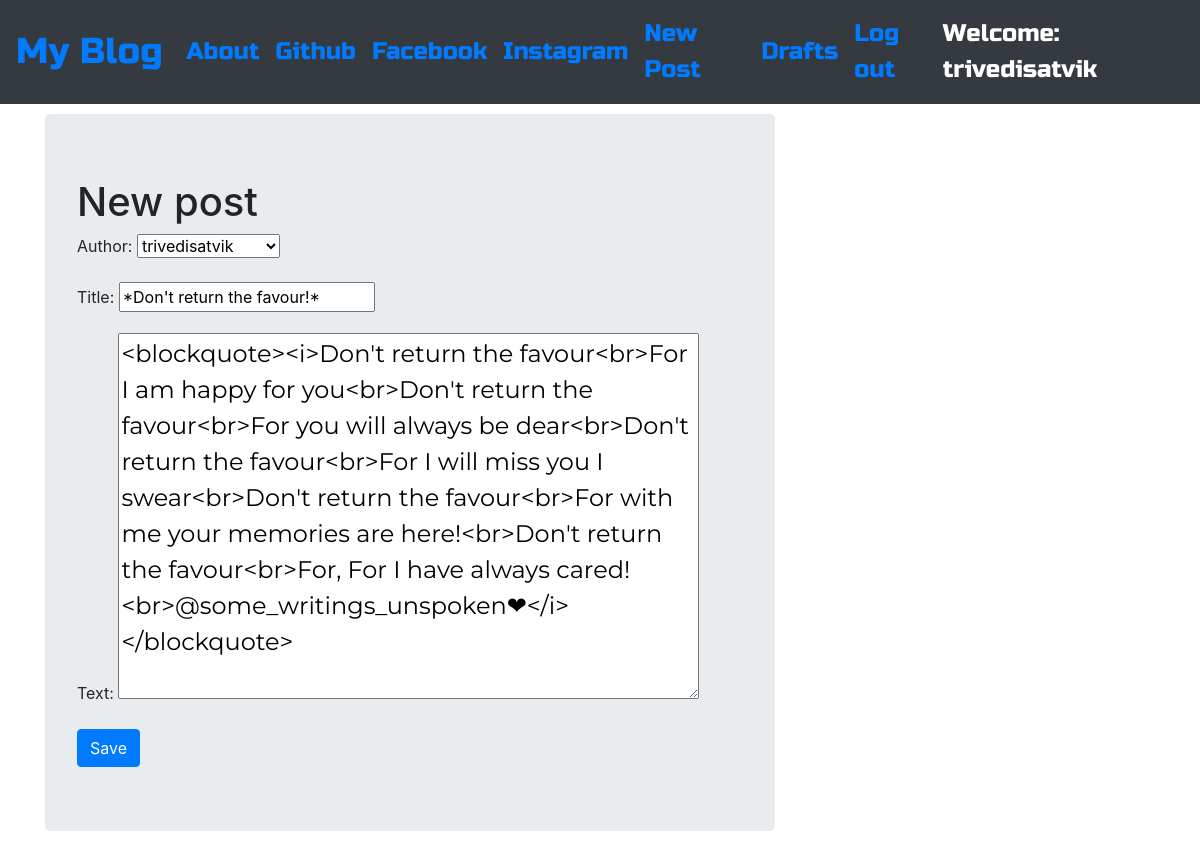
Screenshot of /post/8/edit/ (signed in) with the database file from the repository.
### blog/models.py (models this page shows, shortened)
class Post(models.Model):
    author = models.ForeignKey('auth.User',on_delete=models.CASCADE)
    title = models.CharField(max_length=200)
    text = models.TextField()
    created_date = models.DateTimeField(default=timezone.now)
    published_date = models.DateTimeField(blank=True, null=True)

### blog/views.py (the view)
# urls.py: path('post/<int:pk>/edit/', views.PostUpdateView.as_view(), name='post_edit'),
class PostUpdateView(LoginRequiredMixin,UpdateView):
    login_url = '/login/'
    redirect_field_name = 'blog/post_detail.html'
    form_class = PostForm
    model = Post

### blog/forms.py
class PostForm(forms.ModelForm):
    class Meta:
        model = Post
        fields = ('author','title', 'text')
        widgets = {
            'title': forms.TextInput(attrs={'class': 'textinputclass'}),
            'text': forms.Textarea(attrs={'class': 'editable medium-editor-textarea postcontent'}),
        }

### blog/templates/blog/post_form.html (shortened to what this page needs)
{% extends 'blog/base.html' %}
{% block content %}
    <h1>New post</h1>
    <form method="POST" class="post-form">
    {{form.as_p}}
    <button type="submit" class="save btn btn-primary">Save</button>
    </form>
{% endblock %}

### blog/templates/blog/base.html (shortened to what this page needs)
<!DOCTYPE html>
{% load static %}
<html>
  <head>
    <link rel="stylesheet" href="https://stackpath.bootstrapcdn.com/bootstrap/4.5.2/css/bootstrap.min.css">
    <link rel="stylesheet" href="https://cdnjs.cloudflare.com/ajax/libs/font-awesome/4.7.0/css/font-awesome.min.css">
    <link rel="stylesheet" href="//cdn.jsdelivr.net/medium-editor/latest/css/medium-editor.min.css" type="text/css" media="screen" charset="utf-8">
    <link rel="stylesheet" href="{% static 'css/blog.css' %}">
  </head>
  <body class='loader'>
    <nav class="navbar navbar-expand-lg bg-dark  techfont" style= "background-color: #e3f2fd;">
    <a class="navbar-brand bigbrand" href="{% url 'post_list' %}">My Blog</a>
      <div class="collapse navbar-collapse" id="bs-example-navbar-collapse-1">
        <div class="navbar-nav">
          <a class="nav-item nav-link" href="{% url 'about' %}">About</a>
          <a class="nav-item nav-link" href="https://www.github.com/trivedisatvik">Github</a>
          <a class="nav-item nav-link" href="https://www.fb.com/satvik.trivedi.7">Facebook</a>
          <a class="nav-item nav-link" href="https://www.instagram.com/trivedisatvik/">Instagram</a>
        </div>
        <div class="navbar-nav align-items-center ml-auto">
          {% if user.is_authenticated %}
            <a class="nav-item nav-link" href="{% url 'post_new' %}">New Post</a>
            <a class="nav-item nav-link" href="{% url 'post_draft_list' %}">Drafts</a>
            <a class="nav-item nav-link" href="{% url 'post_list' %}">Log out</a>
            <a class="namee">Welcome: {{ user.username }}</a>
          {% else %}
            <a class="nav-item nav-link" href="{% url 'login' %}">
              Log In</a>
          {% endif %}
        </div>
      </div>
    </nav>
          <div class="content container">
              <div class="row">
                  <div class="col-md-8">
                    <div class="blog_posts">
                      <div class="jumbotron">
                        {% block content %}
                        {% endblock %}
                      </div>
                    </div>
                  </div>
              </div>
          </div>
  </body>
</html>

### blog/static/css/blog.css (style rules this page uses)
.techfont { font-family: 'Russo One', sans-serif; font-size: 1.5em; margin-bottom: 10px; }
.namee { color: white; }
.postcontent { font-family: 'Montserrat'; font-size: 1.5em; }
.bigbrand { font-size: 1.5em; }
.loader { filter:hue-rotate(0deg); color: linear-gradient(45deg,#0f8,#08f); animation:hue 5000ms infinite linear; }

### rows the page displays
Post: author "trivedisatvik", title "*Don't return the favour!*", text "<blockquote><i>Don't return the favour<br>For I am happy for you<br>Don't return the favour<br>For you will always be dear<br>Don't return the favour<br>For I will miss you I swear<br>Don't return the favour<br>For with me your memories are here!<br>Don't return the favour<br>For, For I have always cared!<br>@some_writings_unspoken❤</i></blockquote>"

### other values shown
{{ user.username }} "trivedisatvik"
